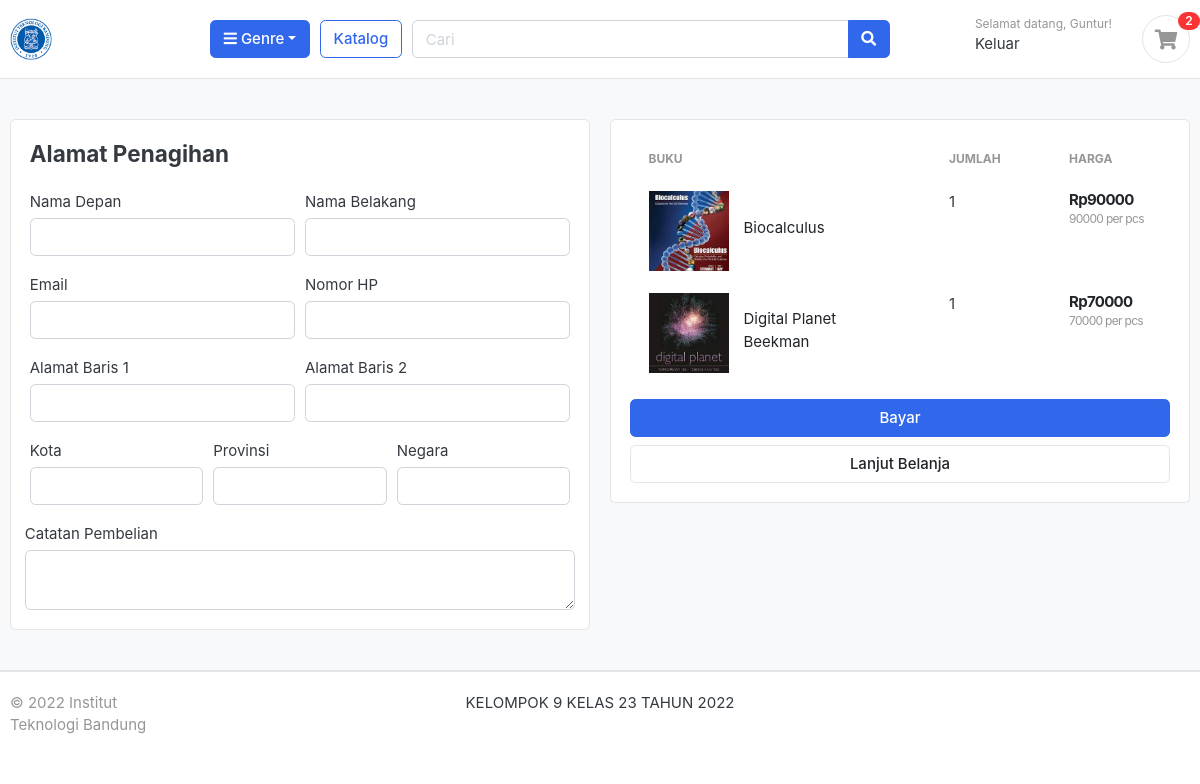
Page /cart/checkout/ (signed in) on the committed database.
### accounts/models.py (models this page shows, shortened)
class Account(AbstractBaseUser):
    first_name          = models.CharField(max_length=50)
    last_name           = models.CharField(max_length=50)
    username            = models.CharField(max_length=50, unique=True)
    email               = models.EmailField(max_length=100, unique=True)
    phone_number        = models.CharField(max_length=50)
    date_joined         = models.DateTimeField(auto_now_add=True)
    last_login          = models.DateTimeField(auto_now_add=True)
    is_admin            = models.BooleanField(default=False)
    is_staff            = models.BooleanField(default=False)
    is_active           = models.BooleanField(default=False)
    is_superadmin       = models.BooleanField(default=False)
    USERNAME_FIELD      = 'email'
    REQUIRED_FIELDS     = ['username', 'first_name', 'last_name']
    objects = MyAccountManager()

### carts/models.py (models this page shows, shortened)
class CartItem(models.Model):
    user = models.ForeignKey(Account, on_delete=models.CASCADE, null=True)
    product = models.ForeignKey(Product, on_delete=models.CASCADE)
    cart    = models.ForeignKey(Cart, on_delete=models.CASCADE, null=True)
    quantity = models.IntegerField()
    is_active = models.BooleanField(default=True)
    def sub_total(self):
        return self.product.price * self.quantity

### store/models.py (models this page shows, shortened)
class Product(models.Model):
    product_name    = models.CharField(max_length=200, unique=True)
    slug            = models.SlugField(max_length=200, unique=True)
    description     = models.TextField(max_length=500, blank=True)
    price           = models.IntegerField()
    images          = models.ImageField(upload_to='photos/products')
    stock           = models.IntegerField()
    is_available    = models.BooleanField(default=True)
    category        = models.ForeignKey(Category, on_delete=models.CASCADE)
    created_date    = models.DateTimeField(auto_now_add=True)
    modified_date   = models.DateTimeField(auto_now=True)
    def get_url(self):
        return reverse('product_detail', args=[self.category.slug, self.slug])

### carts/views.py (the view)
# urls.py: path('checkout/', views.checkout, name='checkout'),
@login_required(login_url='login')
def checkout(request, total=0, quantity=0, cart_items=None):
    try:
        tax = 0
        grand_total = 0
        if request.user.is_authenticated:
            cart_items = CartItem.objects.filter(user=request.user, is_active=True)
        else:
            cart = Cart.objects.get(cart_id=_cart_id(request))
            cart_items = CartItem.objects.filter(cart=cart, is_active=True)
        for cart_item in cart_items:
            total += (cart_item.product.price * cart_item.quantity)
            quantity += cart_item.quantity
        tax = (2 * total)/100
        grand_total = total + tax
    except ObjectDoesNotExist:
        pass
    context = {
        'total': total,
        'quantity': quantity,
        'cart_items': cart_items,
        'tax'       : tax,
        'grand_total': grand_total,
    }
    return render(request, 'store/checkout.html', context)

### carts/context_processors.py (called while the page is built)
def counter(request):
    cart_count = 0
    if 'admin' in request.path:
        return {}
    else:
        try:
            cart = Cart.objects.filter(cart_id=_cart_id(request))
            if request.user.is_authenticated:
                cart_items = CartItem.objects.all().filter(user=request.user)
            else:
                cart_items = CartItem.objects.all().filter(cart=cart[:1])
            for cart_item in cart_items:
                cart_count += cart_item.quantity
        except Cart.DoesNotExist:
            cart_count = 0
    return dict(cart_count=cart_count)

### carts/views.py (called while the page is built)
def _cart_id(request):
    cart = request.session.session_key
    if not cart:
        cart = request.session.create()
    return cart

### category/context_processors.py (called while the page is built)
def menu_links(request):
    links = Category.objects.all()
    return dict(links=links)

### category/models.py (called while the page is built)
    def get_url(self):
        return reverse('products_by_category', args=[self.slug])

### templates/store/checkout.html (shortened to what this page needs)
{% extends 'base.html' %} {% load static %} {% block content %}
<section class="section-content padding-y bg">
  <div class="container">
    <div class="row">
      <aside class="col-lg-6">
        <div class="card">
          <div class="card-body">
            <h4 class="card-title mb-4">Alamat Penagihan</h4>
            <form action="" method="POST">
              <div class="form-row">
                <div class="col form-group">
                  <label for="">Nama Depan</label>
                  <input type="text" name="first_name" class="form-control" required />
                </div>
                <div class="col form-group">
                  <label for="">Nama Belakang</label>
                  <input type="text" name="last_name" class="form-control" required />
                </div>
              </div>
              <div class="form-row">
                <div class="col form-group">
                  <label for="">Email</label>
                  <input type="email" name="email" class="form-control" required />
                </div>
                <div class="col form-group">
                  <label for="">Nomor HP</label>
                  <input type="text" name="phone" class="form-control" required />
                </div>
              </div>
              <div class="form-row">
                <div class="col form-group">
                  <label for="">Alamat Baris 1</label>
                  <input type="text" name="address_line_1" class="form-control" required />
                </div>
                <div class="col form-group">
                  <label for="">Alamat Baris 2</label>
                  <input type="text" name="address_line_2" class="form-control" />
                </div>
              </div>
              <div class="form-row">
                <div class="col form-group">
                  <label for="">Kota</label>
                  <input type="text" name="city" class="form-control" required />
                </div>
                <div class="col form-group">
                  <label for="">Provinsi</label>
                  <input type="text" name="state" class="form-control" required />
                </div>
                <div class="col form-group">
                  <label for="">Negara</label>
                  <input type="text" name="country" class="form-control" required />
                </div>
              </div>
              <div class="form-row">
                <label for="">Catatan Pembelian</label>
                <textarea name="order_note" rows="2" class="form-control"></textarea>
              </div>
          </div>
        </div>
      </aside>
      <aside class="col-lg-6">
        <div class="card">
          <div class="card-body">
            <table class="table table-borderless table-shopping-cart">
              <thead class="text-muted">
                <tr class="small text-uppercase">
                  <th scope="col">Buku</th>
                  <th scope="col" width="120">Jumlah</th>
                  <th scope="col" width="120">Harga</th>
                </tr>
              </thead>
              <tbody>
                {% for cart_item in cart_items %}
                <tr>
                  <td>
                    <figure class="itemside align-items-center">
                      <div class="aside"><img src="{{ cart_item.product.images.url }}" class="img-sm" /></div>
                      <figcaption class="info">
                        <a href="{{ cart_item.product.get_url }}" class="title text-dark">{{ cart_item.product.product_name }}</a>
                      </figcaption>
                    </figure>
                  </td>
                  <td>
                    <label for="">{{cart_item.quantity}}</label>
                  </td>
                  <td>
                    <div class="price-wrap">
                      <var class="price">Rp{{ cart_item.sub_total }}</var>
                      <small class="text-muted"> {{ cart_item.product.price }} per pcs </small>
                    </div>
                  </td>
                </tr>
                {% endfor %}
              </tbody>
            </table>
            <a  href="{% url 'home' %}" class="btn btn-primary btn-block">Bayar</a>
            <a href="{% url 'store' %}" class="btn btn-light btn-block">Lanjut Belanja</a>
          </div>
        </div>
      </aside>
    </div>
  </div>
</section>
{% endblock %}

### templates/includes/navbar.html (shortened to what this page needs)
{% load static %}
<header class="section-header">
  <section class="header-main border-bottom">
    <div class="container">
      <div class="row align-items-center">
        <div class="col-lg-2 col-md-3 col-6">
          <a href="{% url 'home' %}" class="brand-wrap">
            <img class="logo" src="{% static './images/itb.png' %}" />
          </a>
        </div>
        <div class="col-lg col-sm col-md col-6 flex-grow-0">
          <div class="category-wrap dropdown d-inline-block float-right">
            <button type="button" class="btn btn-primary dropdown-toggle" data-toggle="dropdown"><i class="fa fa-bars"></i> Genre</button>
          </div>
        </div>
        <a href="{% url 'store' %}" class="btn btn-outline-primary">Katalog</a>
        <div class="col-lg col-md-6 col-sm-12 col">
          <form action="{% url 'search' %}" class="search" method="GET">
            <div class="input-group w-100">
              <input type="text" class="form-control" style="width: 60%" placeholder="Cari" name="keyword" />
              <div class="input-group-append">
                <button class="btn btn-primary" type="submit">
                  <i class="fa fa-search"></i>
                </button>
              </div>
            </div>
          </form>
        </div>
        <div class="col-lg-3 col-sm-6 col-8 order-2 order-lg-3">
          <div class="d-flex justify-content-end mb-3 mb-lg-0">
            {% if user.id is None %}
            <div class="widget-header">
              <small class="title text-muted">Selamat datang</small>
              <div>
                <a href="{% url 'login' %}">Masuk</a> <span class="dark-transp"> | </span>
                <a href="{% url 'register' %}"> Daftar</a>
              </div>
            </div>
            {% else %}
            <div class="widget-header">
              <small class="title text-muted">Selamat datang, {{user.first_name}}!</small>
              <div>
                <a href="{% url 'logout' %}"> Keluar</a>
              </div>
            </div>
            {% endif %}
            <a href="{% url 'cart' %}" class="widget-header pl-3 ml-3">
              <div class="icon icon-sm rounded-circle border"><i class="fa fa-shopping-cart"></i></div>
              <span class="badge badge-pill badge-danger notify">{{cart_count}}</span>
            </a>
          </div>
        </div>
      </div>
    </div>
  </section>
</header>

### static/css/ui.css (style rules this page uses)
html { font-family: "Inter", sans-serif; font-size: 15px; }
.price-wrap { letter-spacing: -0.7px; }
.icon-xs, .icon-sm, .icon-md, .icon-lg { display: inline-block; text-align: center; flex-shrink: 0; flex-grow: 0; }
.icon-sm { width: 48px; height: 48px; line-height: 48px !important; font-size: 20px; }
.img-xs, .img-sm, .img-md, .img-lg { -o-object-fit: cover; object-fit: cover; flex-shrink: 0; flex-grow: 0; }
.img-sm { width: 80px; height: 80px; }
.padding-y { padding-top: 40px; padding-bottom: 40px; }
var { font-style: normal; }
figure { margin-bottom: 0; }
article:after, .form-group:after { display: block; clear: both; content: ""; }
.bg { background-color: #f8f9fa; }
.header-main { position: relative; padding-top: 1rem; padding-bottom: 1rem; }
.brand-wrap .logo, .navbar-brand .logo { margin-right: 7px; max-height: 42px; display: inline-block; }
.widget-header { display: inline-block; vertical-align: middle; position: relative; }
.widget-header a { color: #343a40; }
.widget-header i { color: #969696; }
.widget-header .title { display: block; }
.widget-header .notify { position: absolute; top: -3px; right: -10px; }
.btn-light { background-color: #fff; border-color: #e4e4e4; }
.itemside { position: relative; display: flex; width: 100%; }
.itemside .aside { position: relative; flex-shrink: 0; }
.itemside .info { padding-left: 15px; padding-right: 7px; }
.itemside .title { display: block; margin-bottom: 5px; color: #212529; }
.notify { position: absolute; top: -4px; right: -10px; display: inline-block; padding: 0.25em 0.6em; font-size: 12px; line-height: 1; text-align: center; border-radius: 3rem; color: #fff; background-color: #fa3434; }
.price { font-weight: 600; color: #212529; }
.table-shopping-cart.table td, .table-shopping-cart.table th { padding-left: 1.25rem; padding-right: 1.25rem; }
.table-shopping-cart .price-wrap { line-height: 1.2; }
.table-shopping-cart .price { font-weight: bold; margin-right: 5px; display: block; }

### rows in the picture
Account: first_name "Guntur"
CartItem: product.images (picture), product.product_name "Biocalculus", quantity "1", sub_total "90000", product.price "90000"
CartItem: product.images (picture), product.product_name "Digital Planet Beekman", quantity "1", sub_total "70000", product.price "70000"

### other values in the picture
{{ cart_count }} "2"
